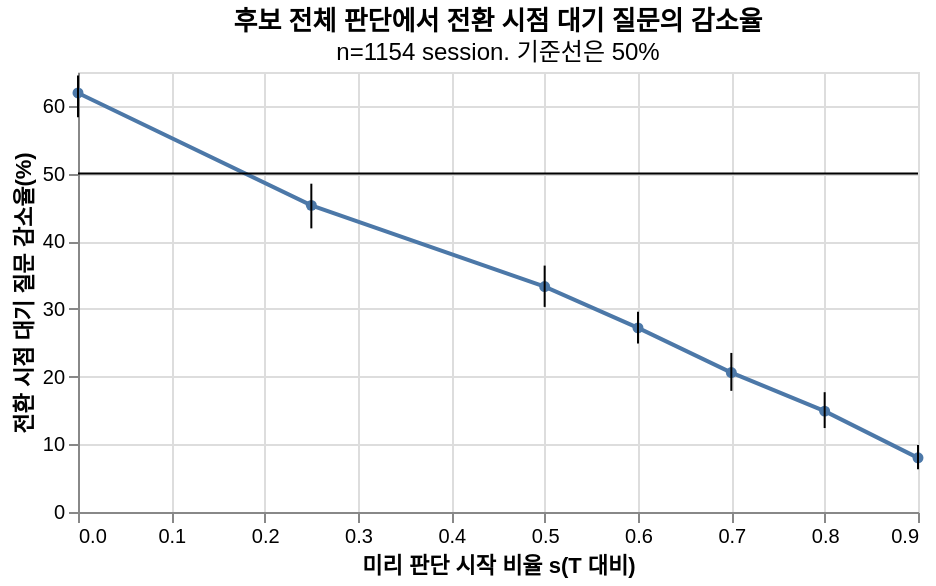

Here is the Vega-Lite specification saved for this chart:
### Vega-Lite specification from a JSON file in a GitHub repository (floating-point values rounded to 4 significant figures)
{"$schema": "https://vega.github.io/schema/vega-lite/v5.json", "title": {"text": "후보 전체 판단에서 전환 시점 대기 질문의 감소율", "subtitle": "n=1154 session. 기준선은 50%"}, "width": 420, "height": 220, "layer": [{"data": {"values": [{"s": 0.0, "value": 61.9, "lo": 58.3, "hi": 64.5}, {"s": 0.25, "value": 45.3, "lo": 41.9, "hi": 48.5}, {"s": 0.5, "value": 33.3, "lo": 30.3, "hi": 36.4}, {"s": 0.6, "value": 27.2, "lo": 24.9, "hi": 29.6}, {"s": 0.7, "value": 20.6, "lo": 17.9, "hi": 23.5}, {"s": 0.8, "value": 14.9, "lo": 12.4, "hi": 17.7}, {"s": 0.9, "value": 8.0, "lo": 6.3, "hi": 9.9}]}, "mark": {"type": "line", "point": true}, "encoding": {"x": {"field": "s", "type": "quantitative", "title": "미리 판단 시작 비율 s(T 대비)"}, "y": {"field": "value", "type": "quantitative", "title": "전환 시점 대기 질문 감소율(%)", "scale": {"zero": true}}}}, {"data": {"values": [{"s": 0.0, "value": 61.9, "lo": 58.3, "hi": 64.5}, {"s": 0.25, "value": 45.3, "lo": 41.9, "hi": 48.5}, {"s": 0.5, "value": 33.3, "lo": 30.3, "hi": 36.4}, {"s": 0.6, "value": 27.2, "lo": 24.9, "hi": 29.6}, {"s": 0.7, "value": 20.6, "lo": 17.9, "hi": 23.5}, {"s": 0.8, "value": 14.9, "lo": 12.4, "hi": 17.7}, {"s": 0.9, "value": 8.0, "lo": 6.3, "hi": 9.9}]}, "mark": "errorbar", "encoding": {"x": {"field": "s", "type": "quantitative", "title": "미리 판단 시작 비율 s(T 대비)"}, "y": {"field": "lo", "type": "quantitative", "title": "전환 시점 대기 질문 감소율(%)"}, "y2": {"field": "hi"}}}, {"data": {"values": [{"threshold": 50.0}]}, "mark": "rule", "encoding": {"y": {"field": "threshold", "type": "quantitative"}}}]}
